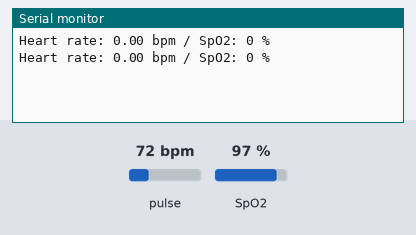
A sketch run on a simulated ESP32. Shown: the last lines printed to the serial monitor. The inputs (shaded band) are chosen by the test bench; at power-on: pulse 72 bpm, SpO2 97 %. WiFi joins after 1.5 s; servers stay silent unless stated.

Above: at 3.0 s.
3.1 s: pulse set to 42 bpm
At 4.5 s:
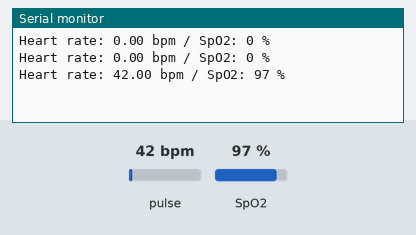
4.6 s: SpO2 set to 80 %
At 6.0 s:
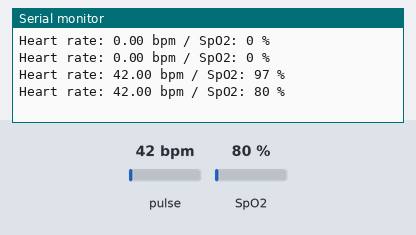
6.1 s: pulse set to 70 bpm
At 9.7 s:
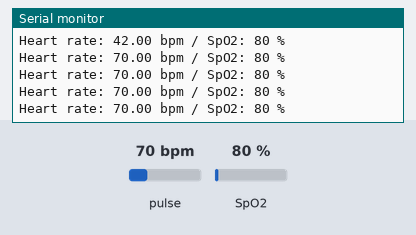
Timing chart, 0 to 11.2 s (numbered marks = the images above; inputs shaded):
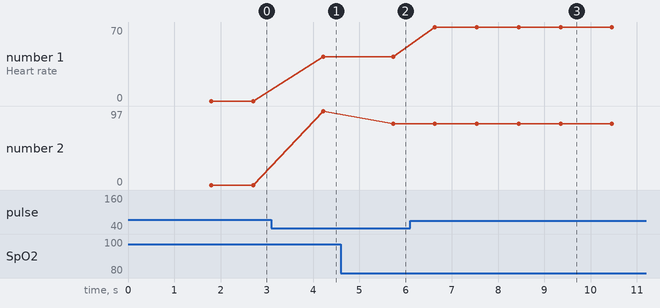

Measured:
- after the input at 3.1 s, the serial monitor: prints a new line after 1.1 s (image 1)
- after the input at 4.6 s, the serial monitor: prints a new line after 1.1 s (image 2)
- after the input at 6.1 s, the serial monitor: prints a new line after 0.54 s (image 3)
- plotted number 1: 0 → 42 after the input at 3.1 s, 42 → 70 after the input at 6.1 s
- plotted number 2: 97 → 80 after the input at 4.6 s

The sketch:

ring.ino
```cpp
#include <Wire.h>
#include "MAX30100_PulseOximeter.h"
#include <WiFi.h>
#include <BlynkSimpleEsp32.h>
#include <ThingSpeak.h>

const char* ssid = "YOUR_SSID";
const char* password = "YOUR_PASSWORD";
char auth[] = "YOUR_BLYNK_AUTH_TOKEN";
const char* thingSpeakApiKey = "YOUR_THINGSPEAK_API_KEY";
const char* server = "api.thingspeak.com";

PulseOximeter pox;
unsigned long lastSendTime = 0;
const unsigned long sendInterval = 10000;

void onBeatDetected() {
    Serial.print("Heart rate: ");
    Serial.print(pox.getHeartRate());
    Serial.print(" bpm / SpO2: ");
    Serial.print(pox.getSpO2());
    Serial.println(" %");
}

void setup() {
    Serial.begin(115200);
    if (!pox.begin()) {
        Serial.println("Failed to initialize MAX30100 sensor");
        while (1);
    }
    pox.setOnBeatDetectedCallback(onBeatDetected);
    Blynk.begin(auth, ssid, password);
    ThingSpeak.begin(WiFi);
}

void loop() {
    pox.update();
    if (millis() - lastSendTime > sendInterval) {
        lastSendTime = millis();
        float heartRate = pox.getHeartRate();
        float spo2 = pox.getSpO2();
        if (heartRate > 0) {
            ThingSpeak.setField(1, heartRate);
            ThingSpeak.setField(2, spo2);
            ThingSpeak.writeFields(thingSpeakApiKey);
            Blynk.virtualWrite(V0, heartRate);
            Blynk.virtualWrite(V1, spo2);
        }
    }
    Blynk.run();
    delay(100);
}
```
